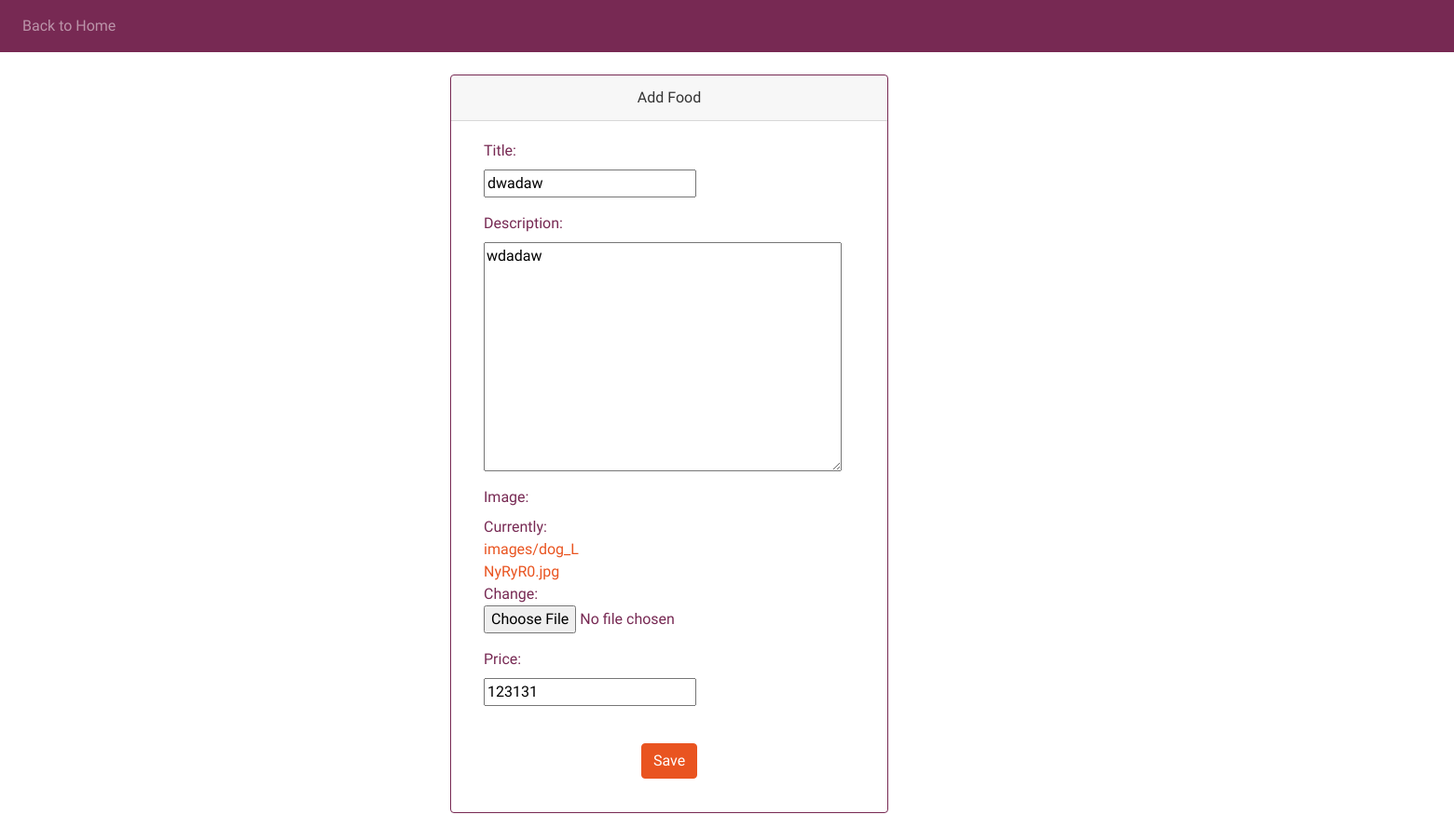
The page /food/1/edit/ on the database as committed earlier.
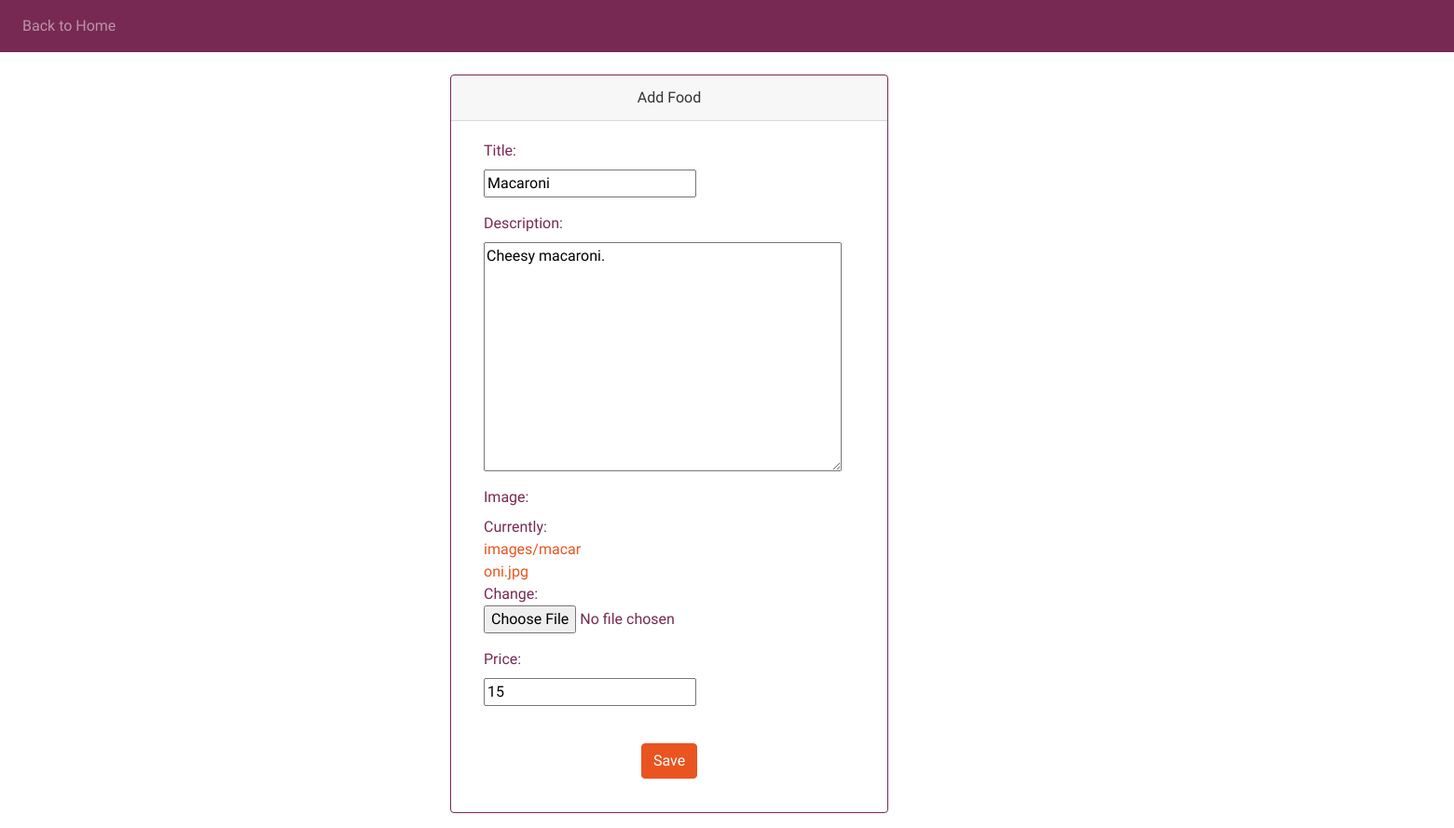
The same page on the database as committed later.
### foods/models.py (models this page shows, shortened)
class Food(models.Model):
    title = models.CharField(max_length=40)
    description = models.TextField()
    image = models.ImageField(upload_to='images/')
    price = models.IntegerField(blank=False)
    posted_by = models.ForeignKey(User, on_delete=models.CASCADE, editable=False)
    created = models.DateTimeField(auto_now_add=True, editable=False)
    modified = models.DateTimeField(auto_now=True)

### foods/views.py (the view)
# urls.py: path('food/<int:pk>/edit/', views.food_edit, name='food_edit'),
def food_edit(request, pk):
    get = Food.objects.get(id=pk)
    if request.method == "POST":
        form = FoodForm(request.POST, request.FILES, instance=get)
        if form.is_valid():
            food = form.save(commit=True)
            food.save()
        return redirect('home')
    else:
        form = FoodForm(instance=get)
    return render(request, 'foods/food_edit.html', {'form': form, 'edit': True})

### foods/forms.py
class FoodForm(forms.ModelForm):
    class Meta:
        model = Food
        fields = ('title', 'description', 'image', 'price')

### foods/templates/foods/food_edit.html (shortened to what this page needs)
{% block content %}
<link rel="stylesheet" href="https://bootswatch.com/4/united/bootstrap.min.css">
    <nav class="navbar navbar-expand-lg navbar-dark bg-dark">
      <ul class="navbar-nav navbar-right">
            <li class="nav-item">
                <a class="nav-link" href="{% url 'home' %}">Back to Home</a>
            </li>
        </ul>
  </nav>
    <form method="POST" class="job-form" enctype="multipart/form-data">
      <div id="loginDiv" class="bs-component">
      <div class="col-lg-4 col-lg-offset-4">
      <div class="card border-dark mb-3">
      <div id="headerDiv" class="card-header">Add Food</div>
      <div class="card-body text-dark">
      <div class="col-lg-4 col-lg-offset-4">
      <div class="form-group">{% csrf_token %}
        {{ form.as_p }}
        <br/>
        <button id="buttonDiv" class="btn btn-primary" type="submit">Save</button>        </div>
        </div>
        </div>
        </div>
        </div>
        </div>
    </form>
{% endblock %}

### foods/templates/foods/food_edit.html (style rules this page uses)
#loginDiv { width: 1500px; margin-left: 30%; }
#headerDiv { text-align: center; }
#buttonDiv { margin-left: 150%; }

Rows that differ between the two databases and show on the page:
changed Food: title "dwadaw" → "Macaroni"; description "wdadaw" → "Cheesy macaroni."; price "123131" → "15"
Other text that changed with them:
text no longer shown: "Title: Description: Image: Currently: images/dog_LNyRyR0.jpg Change: Price:"
text now shown: "Title: Description: Image: Currently: images/macaroni.jpg Change: Price:"
